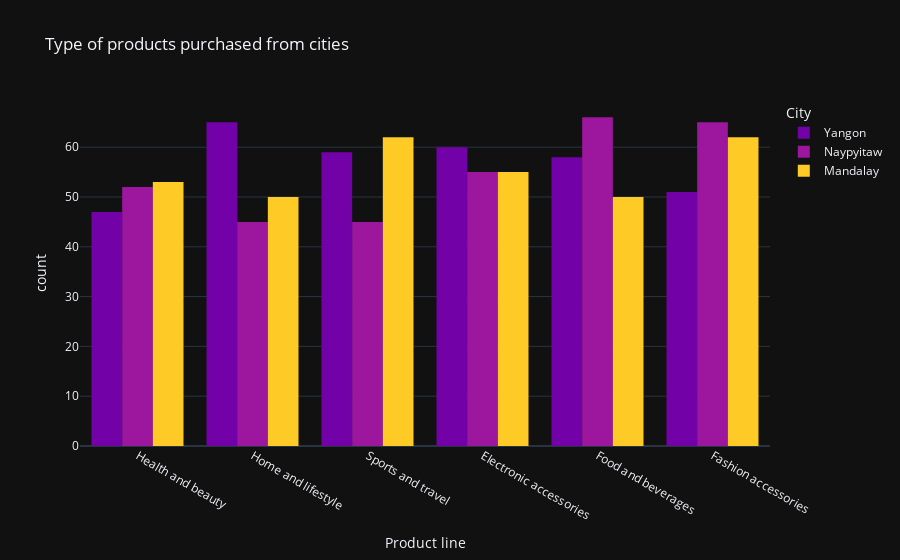

Notebook cell for this chart:
### Markdown cell above
* This graph represents the total number of members i.e whether the particular gender has merbership or not so the relation of both has been plotted above.
---

### Code cell
#3 Gender distribution with respect to the cities they have purchased the product from
px.histogram(data_frame=df,
             x='Product line',
             color='City',
             template='plotly_dark',
             color_discrete_map={
                 'Yangon':'#7201a8',
                 'Naypyitaw':'#9c179e',
                 'Mandalay':'#fdca26'
                 
             },
             opacity=1,
             barmode='group',
             title="Type of products purchased from cities"
            )

### Figure 1 — Plotly figure (JSON) as saved in the notebook; plotly's stock layout.template omitted (floating-point values rounded to 4 significant figures; data arrays with more than 128 entries replaced by an {"elided": "..."} marker saying what was removed)
{"data": [{"alignmentgroup": "True", "bingroup": "x", "hovertemplate": "City=Yangon<br>Product line=%{x}<br>count=%{y}<extra></extra>", "legendgroup": "Yangon", "marker": {"color": "#7201a8", "opacity": 1, "pattern": {"shape": ""}}, "name": "Yangon", "offsetgroup": "Yangon", "orientation": "v", "showlegend": true, "type": "histogram", "x": {"elided": "340 str values"}, "xaxis": "x", "yaxis": "y"}, {"alignmentgroup": "True", "bingroup": "x", "hovertemplate": "City=Naypyitaw<br>Product line=%{x}<br>count=%{y}<extra></extra>", "legendgroup": "Naypyitaw", "marker": {"color": "#9c179e", "opacity": 1, "pattern": {"shape": ""}}, "name": "Naypyitaw", "offsetgroup": "Naypyitaw", "orientation": "v", "showlegend": true, "type": "histogram", "x": {"elided": "328 str values"}, "xaxis": "x", "yaxis": "y"}, {"alignmentgroup": "True", "bingroup": "x", "hovertemplate": "City=Mandalay<br>Product line=%{x}<br>count=%{y}<extra></extra>", "legendgroup": "Mandalay", "marker": {"color": "#fdca26", "opacity": 1, "pattern": {"shape": ""}}, "name": "Mandalay", "offsetgroup": "Mandalay", "orientation": "v", "showlegend": true, "type": "histogram", "x": {"elided": "332 str values"}, "xaxis": "x", "yaxis": "y"}], "layout": {"barmode": "group", "legend": {"title": {"text": "City"}, "tracegroupgap": 0}, "title": {"text": "Type of products purchased from cities"}, "xaxis": {"anchor": "y", "domain": [0, 1], "title": {"text": "Product line"}}, "yaxis": {"anchor": "x", "domain": [0, 1], "title": {"text": "count"}}}}
